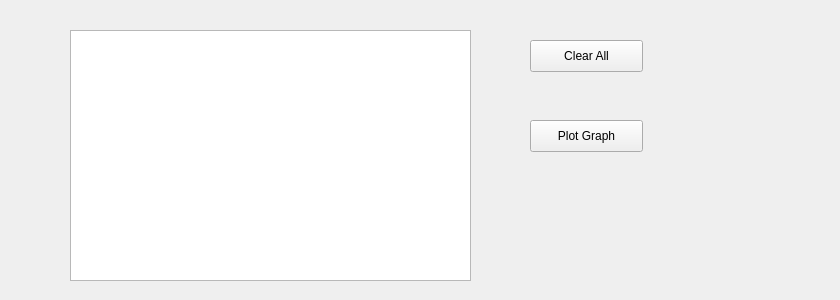
             <widget class="QWidget" name="page_8">
              <widget class="QStackedWidget" name="stackedWidget_4">
               <property name="geometry">
                <rect>
                 <x>0</x>
                 <y>0</y>
                 <width>831</width>
                 <height>291</height>
                </rect>
               </property>
               <property name="currentIndex">
                <number>0</number>
               </property>
               <widget class="QWidget" name="page_15">
                <widget class="QPushButton" name="fund_plot_graph_Button">
                 <property name="geometry">
                  <rect>
                   <x>530</x>
                   <y>120</y>
                   <width>113</width>
                   <height>32</height>
                  </rect>
                 </property>
                 <property name="text">
                  <string>Plot Graph</string>
                 </property>
                </widget>
                <widget class="QPushButton" name="fund_clear_all_Button">
                 <property name="geometry">
                  <rect>
                   <x>530</x>
                   <y>40</y>
                   <width>113</width>
                   <height>32</height>
                  </rect>
                 </property>
                 <property name="text">
                  <string>Clear All</string>
                 </property>
                </widget>
                <widget class="QTextBrowser" name="fund_user_list">
                 <property name="geometry">
                  <rect>
                   <x>70</x>
                   <y>30</y>
                   <width>401</width>
                   <height>251</height>
                  </rect>
                 </property>
                </widget>
               </widget>
               <widget class="QWidget" name="page_16"/>
              </widget>
             </widget>
